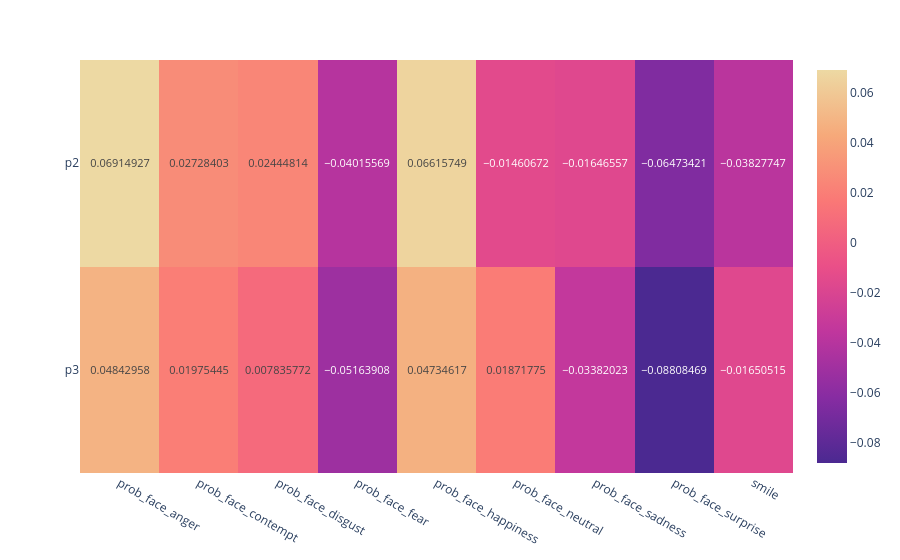

Notebook code for this chart:
### Code cell
fig_corr

### Figure 1 — Plotly figure (JSON) as saved in the notebook; plotly's stock layout.template omitted (floating-point values rounded to 4 significant figures)
{"data": [{"coloraxis": "coloraxis", "hovertemplate": "x: %{x}<br>y: %{y}<br>color: %{z}<extra></extra>", "name": "0", "texttemplate": "%{z}", "type": "heatmap", "x": ["prob_face_anger", "prob_face_contempt", "prob_face_disgust", "prob_face_fear", "prob_face_happiness", "prob_face_neutral", "prob_face_sadness", "prob_face_surprise", "smile"], "xaxis": "x", "y": ["p2", "p3"], "yaxis": "y", "z": [[0.06915, 0.02728, 0.02445, -0.04016, 0.06616, -0.01461, -0.01647, -0.06473, -0.03828], [0.04843, 0.01975, 0.007836, -0.05164, 0.04735, 0.01872, -0.03382, -0.08808, -0.01651]]}], "layout": {"coloraxis": {"colorscale": [[0, "rgb(75, 41, 145)"], [0.1667, "rgb(135, 44, 162)"], [0.3333, "rgb(192, 54, 157)"], [0.5, "rgb(234, 79, 136)"], [0.6667, "rgb(250, 120, 118)"], [0.8333, "rgb(246, 169, 122)"], [1, "rgb(237, 217, 163)"]]}, "margin": {"t": 60}, "xaxis": {"anchor": "y", "domain": [0, 1]}, "yaxis": {"anchor": "x", "autorange": "reversed", "domain": [0, 1]}}}
